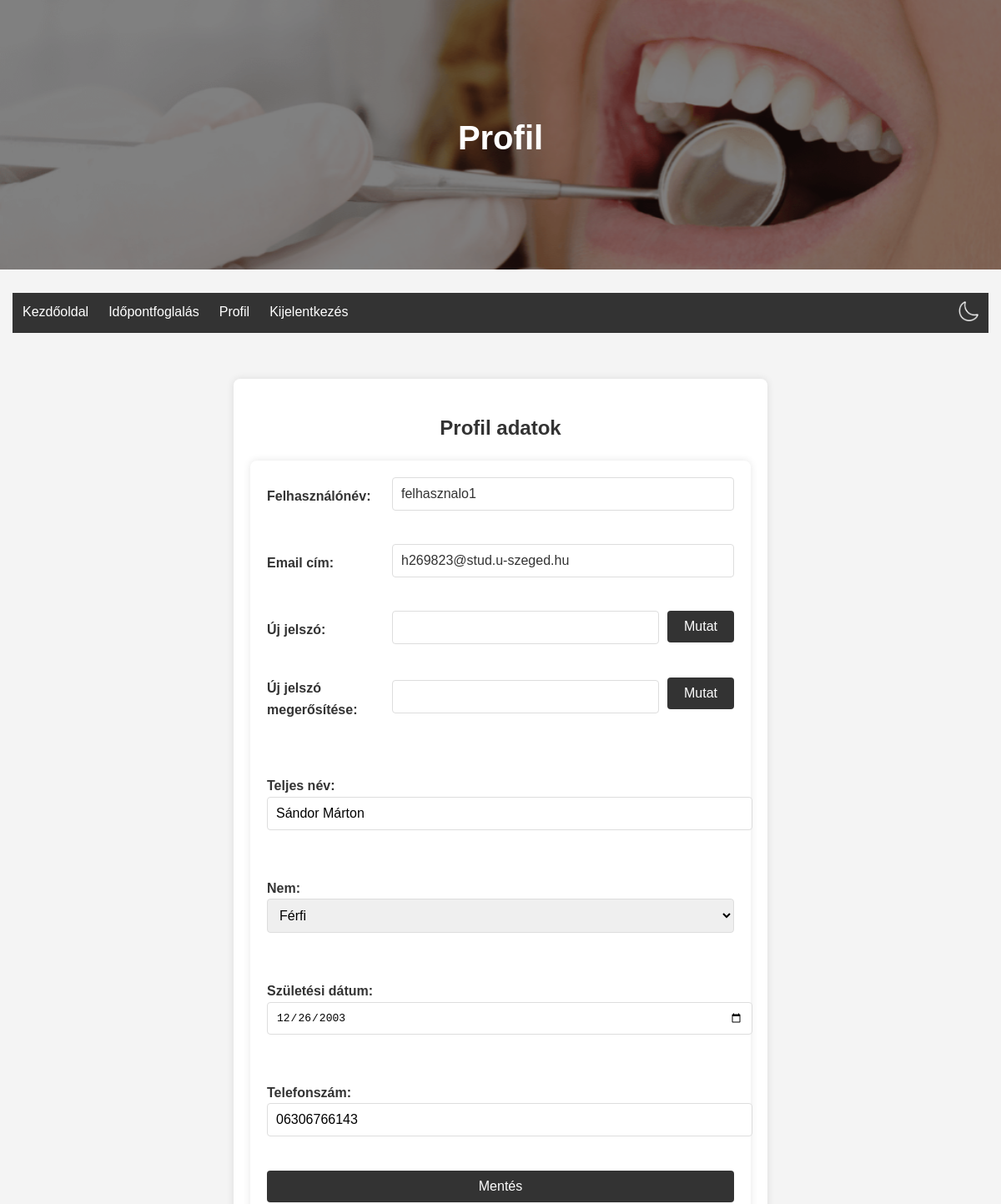
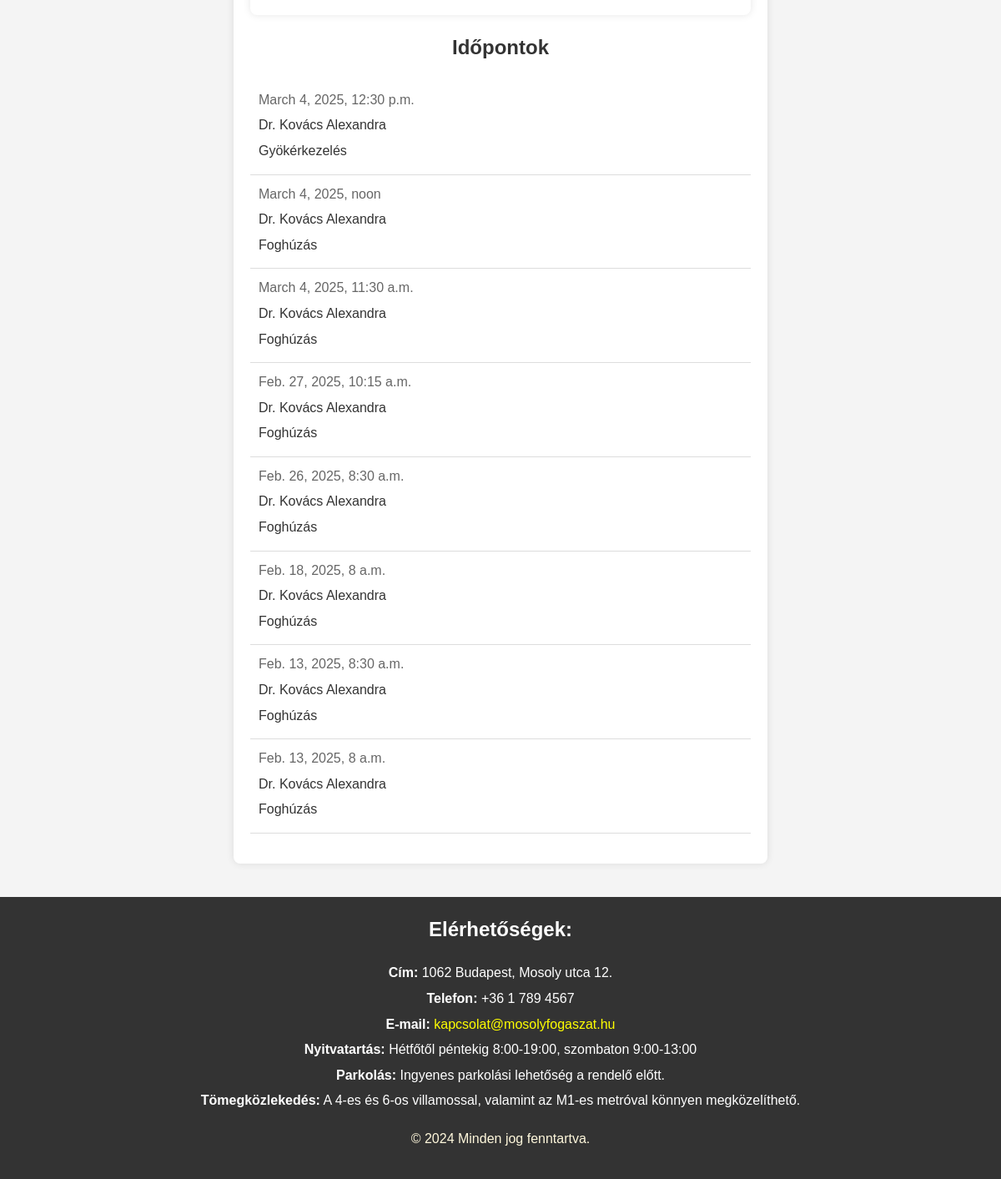
Screenshot of /profile/ (signed in) with the database file from the repository (2 pictures, top to bottom).
### rendeloweboldal/models.py (models this page shows, shortened)
class RendeloUser(AbstractUser):
    id = models.CharField(max_length=64, primary_key=True, default=str(uuid4()))  # FHIR resource identifier
    email = models.EmailField(unique=True)
    USERNAME_FIELD = 'email'
    REQUIRED_FIELDS = ['username']

class Patient(models.Model):
    id = models.CharField(max_length=64, primary_key=True)  # same as RendeloUser.id
    name = models.CharField(max_length=255)  # FHIR 'name' field
    gender = models.CharField(max_length=10, choices=[('male', 'Male'), ('female', 'Female')])
    birthDate = models.DateField(null=True, blank=True)  # FHIR 'birthDate' field
    telecom = models.CharField(max_length=255, null=True, blank=True)  # FHIR 'telecom' field for contact details

class Appointment(models.Model):
    id = models.UUIDField(primary_key=True, default=uuid4, editable=False)  # FHIR resource identifier
    patient = models.CharField(max_length=64, null=True, blank=True)  # Az időpontot foglaló páciens azonosítója
    practitioner = models.ForeignKey(Doctor, on_delete=models.CASCADE)  # Link to Practitioner resource
    treatment = models.ForeignKey(Treatment, on_delete=models.SET_NULL, null=True, blank=True)  # Link to Treatment
    start = models.DateTimeField()  # Kezdési időpont
    end = models.DateTimeField()  # Befejezési időpont
    status = models.CharField(max_length=64, null=True, blank=True)  # Időpont státusza (pl. foglalt, elérhető)
    custom_description = models.TextField(null=True, blank=True)  # Egyéb információk

class Doctor(models.Model):
    id = models.CharField(max_length=64, primary_key=True)  # FHIR resource identifier
    name = models.CharField(max_length=255)
    photo = models.ImageField(upload_to='doctor_pictures/', null=True, blank=True)  # FHIR 'photo' field
    qualification = models.TextField(null=True, blank=True)  # FHIR 'qualification' field

class Treatment(models.Model):
    id = models.UUIDField(primary_key=True, default=uuid4, editable=False)  # FHIR resource identifier
    name = models.CharField(max_length=255)  # FHIR 'name' field
    description = models.TextField()  # FHIR 'description' field
    duration = models.DurationField(null=True, blank=True)  # Kezelés hossza (opcionális)
    price = models.DecimalField(max_digits=10, decimal_places=0)  # Ár

### rendeloweboldal/views.py (the view)
# urls.py: path('profile/', views.profile_view, name='profile'),
@login_required
def profile_view(request):
    user = request.user
    patient_form = None
    doctor_form = None
    if user.is_superuser:
        patient_form = None
    elif user.is_staff:
        doctor = get_object_or_404(Doctor, id=user.id)
        doctor_form = DoctorForm(request.POST or None, request.FILES or None, instance=doctor)
    else:
        try:
            patient = get_object_or_404(Patient, id=user.id)
            patient_form = PatientForm(request.POST or None, instance=patient)
        except Patient.DoesNotExist:
            patient_form = None
    if request.method == 'POST':
        form = ProfileForm(request.POST, request.FILES, instance=user)
        if form.is_valid():
            user = form.save(commit=False)
            if form.cleaned_data['password1']:
                user.set_password(form.cleaned_data['password1'])
            user.save()
            if patient_form and patient_form.is_valid():
                patient_form.save()
            if doctor_form and doctor_form.is_valid():
                doctor_form.save()
            update_session_auth_hash(request, user)
            messages.success(request, "A profilja sikeresen frissítve lett.")
            logger.info("Profile updated successfully")
            return redirect('profile')
        else:
            logger.error("Profile form is not valid: %s", form.errors)
    else:
        form = ProfileForm(instance=user)
    appointments = Appointment.objects.filter(patient=user.id, status='booked').order_by('-start') if not user.is_superuser and not hasattr(user, 'doctor') else None
    now = timezone.now()
    return render(request, 'profile.html', {'form': form, 'patient_form': patient_form, 'doctor_form': doctor_form, 'appointments': appointments, 'now': now})

### rendeloweboldal/forms.py (shortened to what this page needs)
class ProfileForm(forms.ModelForm):
    password1 = forms.CharField(widget=forms.PasswordInput, label='Új jelszó', required=False)
    password2 = forms.CharField(widget=forms.PasswordInput, label='Új jelszó megerősítése', required=False)
    class Meta:
        model = RendeloUser
        fields = ['username', 'email', 'password1', 'password2']
    username = forms.CharField(
        max_length=255,
        label='Felhasználónév',
        validators=[RegexValidator(
            regex=r'^[\w.@+\-_]+$',
            message='Enter a valid username. This value may contain only letters, numbers, and @/./+/-/_ characters.'
        )]
    )
    email = forms.EmailField(label='Email cím', widget=forms.EmailInput(attrs={'style': 'width: 100%;'}))

class PatientForm(forms.ModelForm):
    class Meta:
        model = Patient
        fields = ['name', 'gender', 'birthDate', 'telecom']
    name = forms.CharField(max_length=255, label='Teljes név')
    gender = forms.ChoiceField(choices=[('male', 'Férfi'), ('female', 'Nő')], label='Nem')
    birthDate = forms.DateField(widget=forms.DateInput(attrs={'type': 'date'}), label='Születési dátum')
    telecom = forms.CharField(max_length=255, label='Telefonszám', required=False)

### rendeloweboldal/templates/profile.html (shortened to what this page needs)
{% extends "base.html" %}
{% load static %}
{% block header_title %}Profil{% endblock %}
{% block content %}
<section class="profile">
    <h2>Profil adatok</h2>
    <form method="post" enctype="multipart/form-data" onsubmit="return validatePasswords()">
        <div class="form-group">
            <label for="id_username">Felhasználónév:</label>
            {{ form.username }}
        </div>
        <div class="form-group">
            <label for="id_email">Email cím:</label>
            {{ form.email }}
        </div>
        <div class="form-group">
            <label for="id_password1">Új jelszó:</label>
            {{ form.password1 }}
            <button type="button" onclick="togglePasswordVisibility('id_password1')">Mutat</button>
        </div>
        <div class="form-group">
            <label for="id_password2">Új jelszó megerősítése:</label>
            {{ form.password2 }}
            <button type="button" onclick="togglePasswordVisibility('id_password2')">Mutat</button>
        </div>
        {% if patient_form %}
            {{ patient_form.as_p }}
        {% endif %}
        <button type="submit">Mentés</button>
    </form>
    {% if not user.is_superuser and not user.is_staff %}
        <h2>Időpontok</h2>
        {% if appointments %}
            <ul class="appointments-list">
                {% for appointment in appointments %}
                    <li class="appointment-item">
                        <div class="appointment-details">
                            <span class="appointment-time">{{ appointment.start }}</span>
                            <span class="appointment-practitioner">{{ appointment.practitioner.name }}</span>
                            <span class="appointment-treatment">{{ appointment.treatment.name }}</span>
                        </div>
                    </li>
                {% endfor %}
            </ul>
        {% else %}
            <p>Nincsenek lefoglalt időpontjai.</p>
        {% endif %}
    {% endif %}
</section>
{% endblock %}

### rendeloweboldal/static/Css/style.css (style rules this page uses)
body { font-family: Arial, sans-serif; line-height: 1.6; margin: 0; padding: 0; background-color: #f4f4f4; }
form { background-color: white; padding: 20px; margin-bottom: 20px; border-radius: 8px; box-shadow: 0 0 10px rgba(0, 0, 0, 0.1); }
form label { font-weight: bold; }
form input, form select, form textarea { padding: 10px; border: 1px solid #ddd; border-radius: 4px; font-size: 1em; width: 100%; margin-bottom: 10px; }
form button { padding: 10px 20px; border: none; border-radius: 4px; background-color: #333; color: white; font-size: 1em; cursor: pointer; transition: background-color 0.3s; }
button[type="button"] { margin-left: 10px; padding: 5px 10px; background-color: #333; color: white; border: none; border-radius: 4px; cursor: pointer; transition: background-color 0.3s; height: 38px; align-self: flex-start; }
section.profile { padding: 20px; margin: 20px auto; border-radius: 8px; box-shadow: 0 0 10px rgba(0, 0, 0, 0.1); max-width: 600px; }
section.profile h2 { text-align: center; }
section.profile form { display: flex; flex-direction: column; gap: 15px; }
section.profile label { font-weight: bold; }
section.profile input, section.profile select, section.profile textarea { padding: 10px; border: 1px solid #ddd; border-radius: 4px; font-size: 1em; width: 100%; margin-bottom: 10px; }
section.profile button { padding: 10px 20px; border: none; border-radius: 4px; background-color: #333; color: white; font-size: 1em; cursor: pointer; transition: background-color 0.3s; }
section.profile .form-group { display: flex; align-items: center; margin-bottom: 15px; }
section.profile .form-group label { flex: 0 0 150px; font-weight: bold; }
section.profile .form-group input, section.profile .form-group select, section.profile .form-group textarea { flex: 1; padding: 10px; border: 1px solid #ddd; border-radius: 4px; font-size: 1em; background-color: white; cursor: text; }
.appointments-list { list-style-type: none; padding: 0; }
.appointment-item { display: flex; justify-content: space-between; align-items: center; padding: 10px; border-bottom: 1px solid #ddd; flex-wrap: nowrap; }
.appointment-details { display: flex; flex-direction: column; flex-grow: 1; margin-right: 10px; }
.appointment-time, .appointment-practitioner, .appointment-treatment { margin-bottom: 5px; }
button { padding: 10px 20px; border: none; border-radius: 4px; background-color: #333; color: white; font-size: 1em; cursor: pointer; transition: background-color 0.3s; }
button[type="button"] { margin-left: 10px; padding: 5px 10px; background-color: #333; color: white; border: none; border-radius: 4px; cursor: pointer; transition: background-color 0.3s; }
.appointment-time { font-size: 1em; color: #666; }
.form-group { margin-bottom: 15px; }
.form-group label { display: block; font-weight: bold; margin-bottom: 5px; }
.form-group input, .form-group select, .form-group textarea { width: 100%; padding: 8px; box-sizing: border-box; }

### rendeloweboldal/static/Css/colors_light.css (style rules this page uses)
body, header { background-color: #f4f4f4; color: #333; }
form, .intro, .pricing, .appointments, .appointment, .patient-detail, .working-hours-form, .info-message, .profile, .admin { background-color: white; color: #333; }
.button, .button-like, button, .add-button, .edit-button, .delete-button, .cancel-button, .dialog-box button { background-color: #333; color: white; }
section.profile { background-color: white; color: #333; }
section.profile .form-group input, section.profile .form-group select, section.profile .form-group textarea { background-color: white; color: #333; border: 1px solid #ddd; }

### rows the page displays
RendeloUser: username "felhasznalo1", email "h269823@stud.u-szeged.hu"
Patient: name "Sándor Márton", gender "Férfi", birthDate "12/26/2003", telecom "06306766143"
Appointment: start "March 4, 2025, 12:30 p.m.", practitioner.name "Dr. Kovács Alexandra", treatment.name "Gyökérkezelés"
Appointment: start "March 4, 2025, noon", practitioner.name "Dr. Kovács Alexandra", treatment.name "Foghúzás"
Appointment: start "March 4, 2025, 11:30 a.m.", practitioner.name "Dr. Kovács Alexandra", treatment.name "Foghúzás"
Appointment: start "Feb. 27, 2025, 10:15 a.m.", practitioner.name "Dr. Kovács Alexandra", treatment.name "Foghúzás"
Appointment: start "Feb. 26, 2025, 8:30 a.m.", practitioner.name "Dr. Kovács Alexandra", treatment.name "Foghúzás"
Appointment: start "Feb. 18, 2025, 8 a.m.", practitioner.name "Dr. Kovács Alexandra", treatment.name "Foghúzás"
Appointment: start "Feb. 13, 2025, 8:30 a.m.", practitioner.name "Dr. Kovács Alexandra", treatment.name "Foghúzás"
Appointment: start "Feb. 13, 2025, 8 a.m.", practitioner.name "Dr. Kovács Alexandra", treatment.name "Foghúzás"
